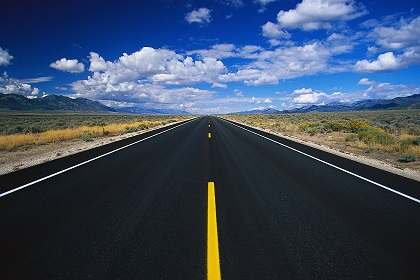
//> input picture Test_OpenCV/image5.jpg, 420 x 280 px
$ ./Test_OpenCV_-_Copy   (built with g++ and OpenCV 4)
//> lines starting //> are read from the running program, lines starting //| are printed output that depends on the picture; after the words box and inside, x2 and y2 are one past the last pixel; in counts of white or black regions, pixels touching at a corner belong together
### Test_OpenCV/stdafx.h
// stdafx.h : fichier Include pour les fichiers Include système standard,
// ou les fichiers Include spécifiques aux projets qui sont utilisés fréquemment,
// et sont rarement modifiés
//

#pragma once

#include "targetver.h"

#include <stdio.h>
#include <tchar.h>


// TODO: faites référence ici aux en-têtes supplémentaires nécessaires au programme

### Test_OpenCV/Test_OpenCV - Copy.cpp
// Test_OpenCV.cpp : définit le point d'entrée pour l'application console.
//

#include "stdafx.h"
#include <stdio.h>
#include <opencv2/opencv.hpp>
#include <iostream>
#include "opencv\cv.h"


#include <opencv2/opencv.hpp>
#include "opencv\highgui.h"
#include "opencv2/highgui/highgui.hpp"
#include "opencv2/imgproc/imgproc.hpp"
#include <math.h>


#define pi 3.1416;
#define MIN_INTENSITY 30
#define MIN_STATURATION 30
#define MIN_PIXELHUE 13 //20
#define MIN_PIXELINT 13 //30
#define ecartFenetre 30
#define hauteurFenetre 120
#define angleFenetre 45
using namespace cv;
using namespace std;

void resetHistogram(long A[]);

void filterAverage(long histogram[], int radius, int size)
{
	long filtred_histogram[361];
	if (size < 2 * radius + 1)
	{
		cout << "error" << endl;
		return;
	}
	resetHistogram(filtred_histogram);
	for (int i = 1; i <= radius; i++)
	{
		for (int j = 1; j <= i + radius; j++)
		{
			filtred_histogram[i] = filtred_histogram[i] + histogram[j];
		}
		filtred_histogram[i] = filtred_histogram[i] / (2 * radius + 1);
	}
	for (int i = size - radius + 1; i <= radius; i++)
	{
		for (int j = i - radius; j <= size; j++)
		{
			filtred_histogram[i] = filtred_histogram[i] + histogram[j];
		}
		filtred_histogram[i] = filtred_histogram[i] / (2 * radius + 1);
	}
	for (int i = radius + 1; i <= size - radius; i++)
	{
		for (int j = i - radius; j <= i + radius; j++)
		{
			filtred_histogram[i] = filtred_histogram[i] + histogram[j];
		}
		filtred_histogram[i] = filtred_histogram[i] / (2 * radius + 1);
	}
	for (int i = 1; i <= size; i++)
	{
		histogram[i] = filtred_histogram[i];
	}
	return;
}

void validatePixel(Mat im, Mat *mask, int min_intensity, int min_staturation)
{
	int nbrows = im.rows;
	int nbcols = im.cols;
	int i, j;
	for (i = 0; i < nbrows; i++)
	{
		for (j = 0; j < nbcols; j++)
		{
			Vec3b pixel = im.at<Vec3b>(i, j);
			mask->at<uchar>(i, j) = (pixel.val[2] > min_intensity) + ((pixel.val[1] > min_staturation) << 1);
		}
	}

}
// show the histograme of the interested zone
void showHistogram(long histogramH[], long histogramV[])
{
	int i;
	for (i = 1; i < 256; i++)
	{
		printf("%d   %d  \n", histogramH[i], histogramV[i]);
	}
}

void resetHistogram(long A[])
{

	int j;
	for (j = 0; j <361; j++)
	{
		A[j] = 0;
	}
}

//
void fonction_trapeze(Mat img, int d, int h, double alpha)
{
	int posX = img.rows;
	int posY = img.cols;

	int linetype = 4;
	Point trapeze[1][4];
	alpha = alpha * 0.01744;
	trapeze[0][0] = Point(d, posX - 10);
	trapeze[0][1] = Point(d + cos(alpha)*h, posX - 10 - sin(alpha)*h);
	trapeze[0][2] = Point(posY - d - cos(alpha)*h, posX - 10 - sin(alpha)*h);
	trapeze[0][3] = Point(posY - d, posX - 10);
	const Point* pts[1] = { trapeze[0] };
	int npts[] = { 4 };
	polylines(img, pts, npts, 1, 1, Scalar(0, 255, 0), 1, 8, 0);

}

// histograme calculation in the interestd zone.
void calHistogram(Mat img, int d, int h, float alpha, long histogramH[], long histogramV[], Mat masque, long hue_thresholds, long intensity_thresholds)
{
	alpha = alpha * 0.01744;
	int nbr_rows = img.rows;
	int nbr_cols = img.cols;
	int X0 = d;
	int Y0 = nbr_rows - 10;
	int Y1 = nbr_rows - 10 - sin(alpha)*h;
	int X3 = nbr_cols - d;
	int i, j;
	Mat img_ext(nbr_rows, nbr_cols, img.type());
	resetHistogram(histogramH);
	resetHistogram(histogramV);

	//calcule the apparence nombre of each value H,V
	for (j = Y1; j<Y0; j++)
	{
		int first_x = X0 + (nbr_rows - 10 - j) / tan(alpha);
		int last_x = X3 - (nbr_rows - 10 - j) / tan(alpha);
		for (i = first_x; i <= last_x; i++)
		{
			Vec3b data = img.at<Vec3b>(Point(i, j));
			histogramH[data.val[0]] = histogramH[data.val[0]] + (masque.at<uchar>(j,i) == 3);
			histogramV[data.val[2]]++;
			img_ext.at<Vec3b>(Point(i, j)) = data;
		}
	}
	imshow("image extraite", img_ext);
	for (int i = 0; i < 361; i++)
	{
		histogramH[i] = (histogramH[i] < hue_thresholds);
		histogramV[i] = (histogramV[i] < intensity_thresholds);
	}
}

// obstacle detection
void detectObstacle(Mat im, long histogramH[], long histogramV[])
{
	Mat detection(im.rows, im.cols, CV_8UC1);
	int nbrows = im.rows;
	int nbcols = im.cols;
	int i, j;
	for (i = 0; i < nbrows; i++)
	{
		for (j = 0; j < nbcols; j++)
		{
			Vec3b pixel = im.at<Vec3b>(i,j);
			detection.at<uchar>(i, j) = 255* histogramH[pixel.val[0]]*histogramV[pixel.val[2]];
		}
	}

	imshow("detection", detection);
}

int main(int argc, const char** argv)
{
	int d1;
	Mat imgHSV, img_Filter;
	int n = 5;
	long histogramH[361];
	long histogramV[361];
	int sigma = (n - 1) / 6;
	Mat img = imread("image5.jpg", CV_LOAD_IMAGE_UNCHANGED);
//> img is the input picture: 280 rows x 420 cols, CV_8UC3; mean B, G, R 95.8, 73.4, 58.6

	if (img.empty())
	{
		cout << "Error : Image cannot be loaded..!!" << endl;
		//system("pause"); //wait for a key press
		return -1;
	}

	GaussianBlur(img, img_Filter, Size(n, n), sigma, 0);
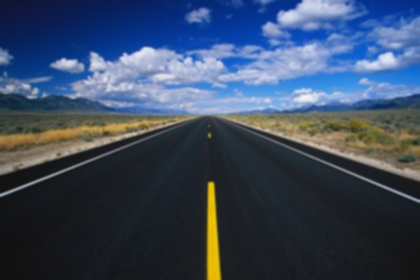
//> img_Filter: 280 rows x 420 cols, CV_8UC3; mean B, G, R 95.8, 73.4, 58.6

	cvtColor(img_Filter, imgHSV, COLOR_BGR2HSV);
//> imgHSV: 280 rows x 420 cols, CV_8UC3; mean H, S, V 97.1, 105, 101.9

	int posX = img.rows;
//> posX = 280
	int posY = img.cols;
//> posY = 420

	//generer une masque des pixels validés
	Mat masque(img.rows, img.cols, CV_8UC2);

	validatePixel(imgHSV, &masque, MIN_INTENSITY, MIN_STATURATION);

	fonction_trapeze(img_Filter, ecartFenetre, hauteurFenetre, angleFenetre);
//> in fonction_trapeze, `polylines(img, pts, npts, 1, 1, Scalar(0, 255, 0), 1, 8, 0);`:
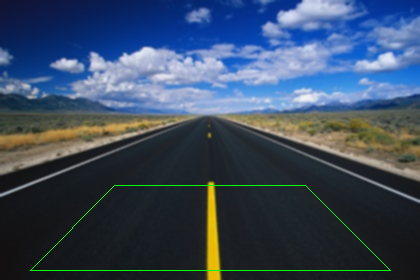
//> img: 280 rows x 420 cols, CV_8UC3; 0.61% of pixels changed, all inside (x1, y1, x2, y2) = (30, 185, 391, 271)

	resetHistogram(histogramH);
	resetHistogram(histogramV);

	calHistogram(imgHSV, ecartFenetre, hauteurFenetre, angleFenetre, histogramH, histogramV, masque, MIN_PIXELHUE, MIN_PIXELINT);
//> after the loop in calHistogram, `for (j = Y1; j<Y0; j++)`: img_ext: 280 rows x 420 cols, CV_8UC3; mean H, S, V 20.2, 15.3, 8.5
//> in calHistogram, `imshow("image extraite", img_ext);`:
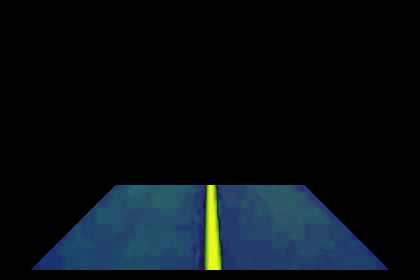
//> window 'image extraite': 280 rows x 420 cols, CV_8UC3; mean B, G, R 20.2, 15.3, 8.5
//> histogramH = 361 values, max 1 at index 0, min 0 at index 23, mean 0.922; histogramV = 361 values, max 1 at index 0, min 0 at index 21, mean 0.895

	imshow("Image initiale", img_Filter);

	imshow("Image HSV", imgHSV);
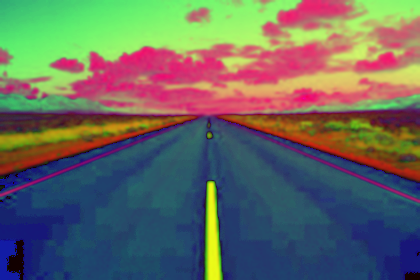
//> window 'Image HSV': 280 rows x 420 cols, CV_8UC3; mean B, G, R 97.1, 105, 101.9

	showHistogram(histogramH, histogramV);
//> the loop in showHistogram, `for (i = 1; i < 256; i++)` made 255 passes
//| 1   1
//| 1   1
//| 1   1
//| 1   1
//| 1   1
//| 1   1
//| 1   1
//| 1   1
//> (output is shown up to pass 8 of 255)

	cout << "\nafter filtring " << endl;

	filterAverage(histogramH, 1, 360);
//> after the loop in filterAverage, `for (int i = radius + 1; i <= size - radius; i++)`: filtred_histogram = 361 values, max 1 at index 2, min 0 at index 0, mean 0.878
//> histogramH = 361 values, max 1 at index 0, min 0 at index 1, mean 0.881
	filterAverage(histogramV, 1, 350);
//> histogramV = 361 values, max 1 at index 0, min 0 at index 1, mean 0.875
	detectObstacle(imgHSV, histogramH, histogramV);
//> after the loop in detectObstacle, `for (i = 0; i < nbrows; i++)`:
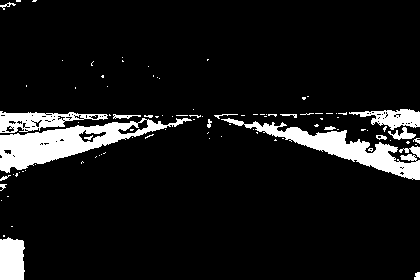
//> detection: 280 rows x 420 cols, CV_8UC1; 9.1% white; 96 white regions (77 under 20 px), largest, box (x1, y1, x2, y2) and area: (0, 118, 192, 173) 3742, (221, 118, 420, 180) 3015, (0, 111, 108, 133) 1149
	//showHistogram(histogramH, histogramV);

	waitKey(0); //wait infinite time for a keypress

	return 0;
}

$ run again, with Test_OpenCV/image2.jpg copied over Test_OpenCV/image5.jpg
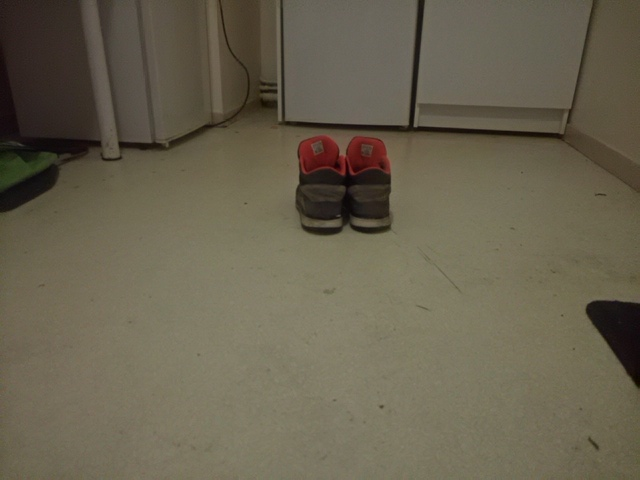
//> input picture Test_OpenCV/image2.jpg, 640 x 480 px
//> img is the input picture: 480 rows x 640 cols, CV_8UC3; mean B, G, R 78.9, 97.7, 104.6
//> imgHSV: 480 rows x 640 cols, CV_8UC3; mean H, S, V 23.1, 65.3, 104.7
//> img: 480 rows x 640 cols, CV_8UC3; mean B, G, R 78.6, 98.2, 104.2
//> `calHistogram(imgHSV, ecartFenetre, hauteurFenetre, angleFenetre, histo..`: histogramH = 361 values, max 1 at index 0, min 0 at index 17, mean 0.964; histogramV = 361 values, max 1 at index 0, min 0 at index 98, mean 0.9
//> `imshow("Image HSV", imgHSV);`:
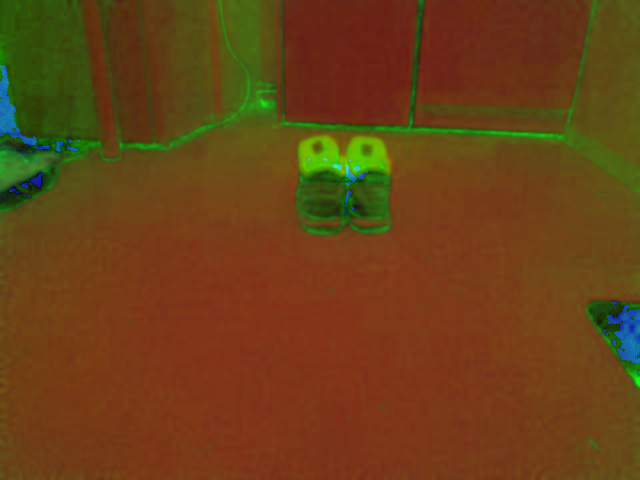
//> window 'Image HSV': 480 rows x 640 cols, CV_8UC3; mean B, G, R 23.1, 65.3, 104.7
//> the loop in showHistogram, `for (i = 1; i < 256; i++)` made 255 passes
//| 1   1
//| 1   1
//| 1   1
//| 1   1
//| 1   1
//> (output is shown up to pass 5 of 255)
//> after the loop in filterAverage, `for (int i = radius + 1; i <= size - radius; i++)`: filtred_histogram = 361 values, max 1 at index 2, min 0 at index 0, mean 0.95
//> `filterAverage(histogramH, 1, 360);`: histogramH = 361 values, max 1 at index 0, min 0 at index 1, mean 0.953
//> `filterAverage(histogramV, 1, 350);`: histogramV = 361 values, max 1 at index 0, min 0 at index 1, mean 0.889
//> after the loop in detectObstacle, `for (i = 0; i < nbrows; i++)`:
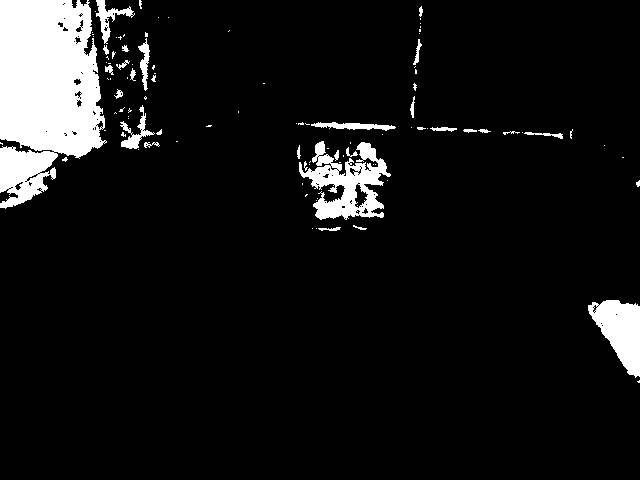
//> detection: 480 rows x 640 cols, CV_8UC1; 8.2% white; 104 white regions (71 under 20 px), largest, box (x1, y1, x2, y2) and area: (0, 0, 107, 209) 16468, (299, 141, 391, 220) 3476, (588, 300, 640, 378) 2398
